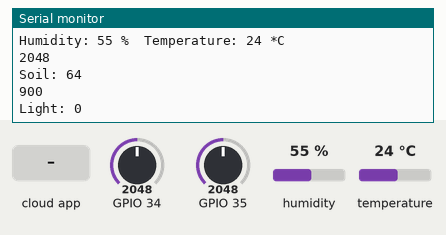
Recording of a sketch running on a simulated ESP32. Shown: the last lines printed to the serial monitor. The test bench sets the inputs (shaded band); at power-on: humidity 55 %, GPIO 35 = 2048, GPIO 34 = 2048, temperature 24 °C. WiFi joins after 1.5 s; servers stay silent unless stated; the local clock reads 2024-03-15 10:24:30 at power-on unless the sketch sets it; the Firebase database answers and starts empty.

Above: at 2.7 s.
2.8 s: the phone or cloud app sets ID1 to 0
At 3.2 s:
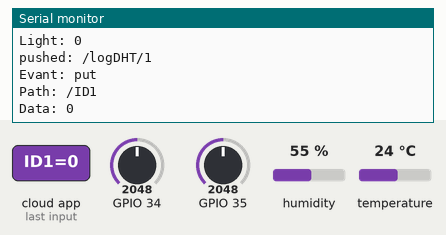
4.3 s: humidity set to 22 %
At 4.3 s:
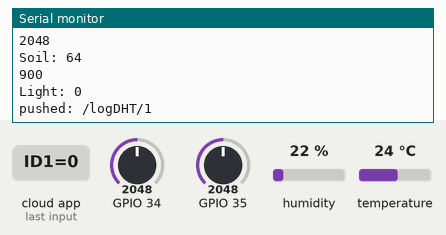
5.8 s: GPIO 35 set to 2866
At 6.16 s:
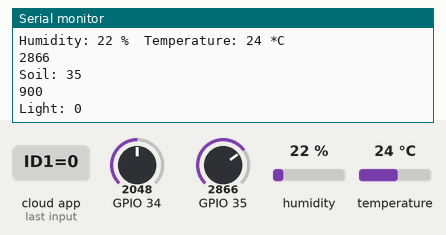
7.3 s: GPIO 34 set to 860
At 8.0 s:
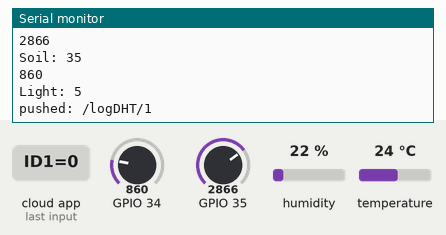
8.8 s: the phone or cloud app sets ID2 to 0
10.3 s: the phone or cloud app sets ID3 to 0
At 10.58 s:
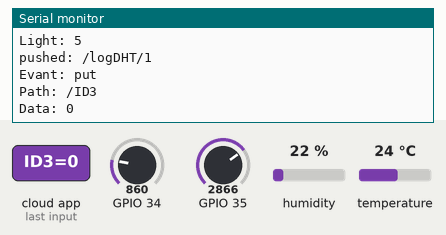
Timing chart, 0 to 12.8 s (numbered marks = the images above; inputs shaded):
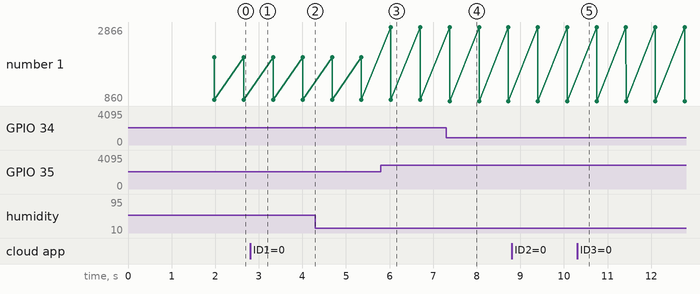

The sketch:

firebase_dht22.ino
```cpp
#include <WiFi.h>
#include <IOXhop_FirebaseESP32.h>
#include <SimpleDHT.h>
#include <time.h>

/* ############################################################### */

// Config Firebase
#define FIREBASE_HOST "smartfarm-3b9d1.firebaseio.com"
#define FIREBASE_AUTH "hXe1j4OWA6EDGjdwQtFXHU9QkoBpDjynTCMnC9o6"
#define WIFI_SSID "iPhone"
#define WIFI_PASSWORD "0865275915"

/* ############################################################### */

const int R1 = 25;
const int R2 = 26;
const int R3 = 27;
int DHTPIN = 32;
SimpleDHT22 dht22;              //ระบุรุ่นเซ็นเซอร์รุ่น DHT11
byte temperature = 0;           //กำหนดตัวแปรเก็บค่าอุณหภูมิ
byte humidity = 0;              //กำหนดตัวแปรเก็บค่าความชื้นสัมสัทธ์
int LDRSENSOR = 34;
int soils = 35;           //กำหนดตัวแปรเก็บค่าความชื้นสัมสัทธ์

char ntp_server1[20] = "time.navy.mi.th";
char ntp_server2[20] = "clock.nectec.or.th";
char ntp_server3[20] = "th.pool.ntp.org";

void setup() {
  Serial.begin(115200);

  WiFi.mode(WIFI_STA);
  // connect to wifi.
  WiFi.begin(WIFI_SSID, WIFI_PASSWORD);
  Serial.print("connecting");

  while (WiFi.status() != WL_CONNECTED) {
    Serial.print(".");
    delay(50);
  }
  Serial.println();
  Serial.print("connected: ");
  Serial.println(WiFi.localIP());

  configTime(7 * 3600, 0, ntp_server1, ntp_server2, ntp_server3);
  Serial.println("Waiting for time");
  while (!time(nullptr)) {
    Serial.print(".");
    delay(50);
  }
  Serial.println();
  Serial.println("Now: " + NowString());


  pinMode(R1, OUTPUT);
  pinMode(R2, OUTPUT);
  pinMode(R3, OUTPUT);

  Firebase.begin(FIREBASE_HOST, FIREBASE_AUTH);
   Serial.println("Start stream led control");
  Firebase.stream("/Command", [](FirebaseStream stream) {
    Serial.println("Evant: " + stream.getEvent());
    Serial.println("Path: " + stream.getPath());
    Serial.println("Data: " + stream.getDataString());
    if (stream.getEvent() == "put") {
      if (stream.getPath() == "/ID1") {
         digitalWrite(R1, stream.getDataInt());
      }
       else if (stream.getPath() == "/ID2") {
         digitalWrite(R2, stream.getDataInt());
      }
       else if (stream.getPath() == "/ID3") {
         digitalWrite(R3, stream.getDataInt());
      }
    }

  });

}

void loop() {


  digitalWrite(R1, Firebase.getInt("Command/ID1"));
  digitalWrite(R2, Firebase.getInt("Command/ID2"));
  digitalWrite(R3, Firebase.getInt("Command/ID3"));


  dht22.read(DHTPIN, &temperature, &humidity, NULL);  //อ่านค่าจากเซ็นเซอร์


  Serial.print("Humidity: ");
  Serial.print(humidity);
  Serial.print(" %\t");
  Serial.print("Temperature: ");
  Serial.print(temperature);
  Serial.print(" *C ");
  Serial.println();

   int s1 = analogRead(35); //อ่านค่าความชื้นดิน
   if (s1 < 1000) {                            //ให่ค่าที่อ่านได้ต่ำกว่า 1000 เท่ากับ 1000 (4 เท่าของ 250)
    s1 = 1000;
    } else if (s1 > 3840) {                   //ให่ค่าที่อ่านได้สูงกว่า 3840 เท่ากับ 3840 (4 เท่าของ 960)
    s1 = 3840;
    }
  Serial.println(s1);
  int PercentValue = map(s1, 1000, 3840, 0, 100);    //หาเปอร์เซนต์
  PercentValue = 100 - PercentValue;
  Serial.print("Soil: ");
  Serial.println(PercentValue);


   int L1 = analogRead(34);     //อ่านค่าความเข้มแสง
   if (L1 < 30) {               //ให่ค่าที่อ่านได้ต่ำกว่า 30 เท่ากับ 30 (สว่าง)
    L1 = 30;
    } else if (L1 > 900) {     //ให่ค่าที่อ่านได้สูงกว่า 900 เท่ากับ 900 (มืด)
    L1 = 900;
    }
  Serial.println(L1);
  int PercentValue2 = map(L1, 30, 900, 0, 100);    //หาเปอร์เซนต์ ให้ค่าต่ำสุดคือ 30 และสูงสุดคือ 900
  PercentValue2 = 100 - PercentValue2;                 //นำ 100 ลบเพื่อกลับค่าเปอร์เซนต์
  Serial.print("Light: ");
  Serial.println(PercentValue2);

  StaticJsonBuffer<200> jsonBuffer;
  JsonObject& root = jsonBuffer.createObject();
  root["temperature"] = temperature;
  root["humidity"] = humidity;
  root["soil"] = PercentValue;
  root["light"] = PercentValue2;
  root["time"] = NowString();

// append a new value to /logDHT
  String name = Firebase.push("Data", root);

// handle error
  if (Firebase.failed()) {
      Serial.print("pushing /logDHT failed:");
      Serial.println(Firebase.error());
      return;
  }

  Serial.print("pushed: /logDHT/");
  Serial.println(name);

  delay(50);
}

String NowString() {
  time_t now = time(nullptr);
  struct tm* newtime = localtime(&now);

  String tmpNow = "";
  tmpNow += String(newtime->tm_year + 1900);
  tmpNow += "-";
  tmpNow += String(newtime->tm_mon + 1);
  tmpNow += "-";
  tmpNow += String(newtime->tm_mday);
  tmpNow += " ";
  tmpNow += String(newtime->tm_hour);
  tmpNow += ":";
  tmpNow += String(newtime->tm_min);
  tmpNow += ":";
  tmpNow += String(newtime->tm_sec);
  return tmpNow;
}
```

Measured:
- after the input at 2.8 s, the serial monitor: prints a new line at once (image 1)
- after the input at 5.8 s, the serial monitor: prints a new line after 0.23 s (image 3)
- after the input at 7.3 s, the serial monitor: prints a new line after 0.08 s (image 4)
- after the input at 10.3 s, the serial monitor: prints a new line at once (image 5)
- plotted number 1: 900 → 860 after the input at 7.3 s
